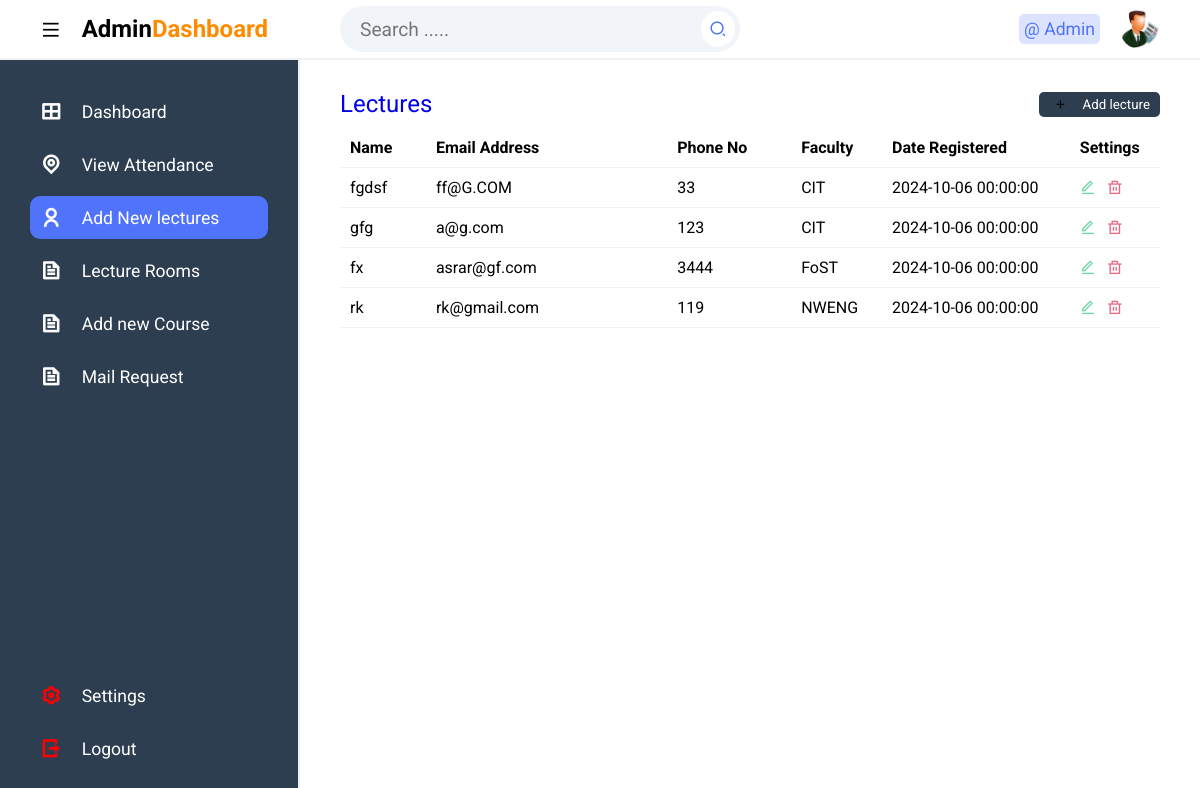
/public/Admin/add_Lecture.php (signed in), run on the app's committed database.
### tables this page shows
CREATE TABLE `tbllecture` (
  `Id` int(11) NOT NULL,
  `firstName` varchar(255) NOT NULL,
  `lastName` varchar(255) NOT NULL,
  `emailAddress` varchar(255) NOT NULL,
  `password` varchar(255) NOT NULL,
  `phoneNo` varchar(50) NOT NULL,
  `facultyCode` varchar(50) NOT NULL,
  `dateCreated` datetime DEFAULT current_timestamp(),
  `photo` varchar(255) NOT NULL
);

### public/Admin/add_Lecture.php (the view, shortened to what this page needs)
<?php
include '../includes/dbcon.php';
?>
<!DOCTYPE html>
<html lang="en">
<head>
   <link rel="stylesheet" href="css/styles.css">
  <link rel="stylesheet" href="https://cdnjs.cloudflare.com/ajax/libs/font-awesome/6.5.1/css/all.min.css">
  <link href="https://cdnjs.cloudflare.com/ajax/libs/remixicon/4.2.0/remixicon.css" rel="stylesheet">
</head>
<body>
<?php include "Includes/topbar.php";?>
  <section class=main>
      <?php include "Includes/sidebar.php";?>
   <div class="main--content">
   <div class="table-containerx">
            <a href="#add-form" style="text-decoration:none;"> <div class="title" id="addLecture">
                    <h2 class="section--title">Lectures</h2>
                    <button class="add"><i class="ri-add-line"></i>Add lecture</button>
                </div>
            </a>
                <div class="table">
                    <table>
                        <thead>
                            <tr>
                                <th>Name</th>
                                <th>Email Address</th>
                                <th>Phone No</th>
                                <th>Faculty</th>
                                <th>Date Registered</th>
                                <th>Settings</th>
                            </tr>
                        </thead>
                        <tbody>
                            <tr>
                        <?php
                        $sql = "SELECT * FROM tbllecture ORDER BY dateCreated";
                        $result = $conn->query($sql);
                        if ($result->num_rows > 0) {
                        while ($row = $result->fetch_assoc()) {
                            echo "<tr>";
                            echo "<td>" . $row["firstName"] . "</td>";
                            echo "<td>" . $row["emailAddress"] . "</td>";
                            echo "<td>" . $row["phoneNo"] . "</td>";
                            echo "<td>" . $row["facultyCode"] . "</td>";
                            echo "<td>" . $row["dateCreated"] . "</td>";
                            echo "<td><span><i class='ri-edit-line edit'></i><i class='ri-delete-bin-line delete'></i></span></td>";
                            echo "</tr>";
                        }
                    } else {
                        echo "<tr><td colspan='6'>No records found</td></tr>";
                    }
                    ?>
                        </tbody>
                    </table>
                </div>
            </div>
 </section>
</body>
</html>

### public/Admin/includes/topbar.php (shortened to what this page needs)
<?php
$fullName = "";
if (isset($_SESSION['userId'])) {
    $userId = $conn->real_escape_string($_SESSION['userId']);
    $query = "SELECT * FROM tbladmin WHERE Id = $userId";
    $rs = $conn->query($query);
    if ($rs) {
        $num = $rs->num_rows;
        if ($num > 0) {
            $row = $rs->fetch_assoc();
            $fullName = $row['firstName'] . " " . $row['lastName'];
                } else {
            echo "Admin not found";
        }
    } else {
        echo "Error: " . $conn->error;
    }
} else {
 header('location: ../login.php');
}
?>
<section class="header">
    <div class="logo">
        <i class="ri-menu-line icon icon-0 menu"></i>
        <h2>Admin<span>Dashboard</span></h2>
    </div>
    <div class="search--notification--profile">
        <div id="searchInput" class="search">
            <input type="text" id="searchText" placeholder="Search .....">
            <button onclick="searchItems()"><i class="ri-search-2-line"></i></button>
        </div>
        <div class="notification--profile">
            <div class="picon lock">
                @ <?php echo $fullName; ?>
            </div>
            <div class="picon profile">
                <img src="img/user.png" alt="">
            </div>
        </div>
    </div>
</section>

### public/Admin/css/styles.css (style rules this page uses)
* { margin: 0; padding: 0; box-sizing: border-box; font-family: 'Roboto', sans-serif; }
body { position: relative; width: 100%; }
.header { height: 60px; width: 100%; display: flex; align-items: center; border-bottom: 2px solid #f1f1f1; }
.logo { display: flex; align-items: center; width: 300px; padding-left: 40px; }
.logo span { color: darkorange; }
.search--notification--profile { display: flex; align-items: center; justify-content: space-between; width: calc(100% - 300px); padding: 0 40px; }
.search { background-color: #f1f4f8; border-radius: 50px; width: 400px; padding: 5px; display: flex; align-items: center; justify-content: space-between; }
.search input { background-color: transparent; outline: none; border: none; text-indent: 15px; width: 85%; font-size:1.2em; }
.search button { outline: none; border: none; border-radius: 50%; background-color: #fff; padding: 8px; display: flex; align-items: center; justify-content: center; }
.search button i { font-size: 1.1rem; color: #5073fb; }
.notification--profile { display: flex; align-items: center; }
.picon { margin-left: 20px; font-size: 1.1rem; padding: 5px; border-radius: 5px; }
.lock { color: #5073fb; background-color: rgba(80, 115, 251, .2); }
.profile { position: relative; width: 40px; height: 40px; border-radius: 50%; overflow: hidden; }
img { position: absolute; top: 0; left: 0; width: 100%; height: 100%; object-fit: cover; }
.main { position: relative; width: 100%; min-height: calc(100vh - 60px); }
a { text-decoration: none; }
.icon { position: relative; display: flex; align-items: center; justify-content: center; margin-right: 20px; font-size: 1.3rem; }
thead { position:sticky; top:0; background-color:white; padding:20px; }
.main--content { position: absolute; top: 0; right: 0; height: 100%; width: calc(100% - 300px); padding: 0 40px; transition: .3s; }
.title { display: flex; align-items: center; justify-content: space-between; margin-bottom: 10px; margin-top: 30px; }
.section--title { font-weight: 400; }
.add { align-items: center; padding: 5px 10px; outline: none; border: none; background-color: #2c3e50; color: #fff; border-radius: 5px; cursor: pointer; transition: .3s; }
.add i { margin-right: 10px; padding: 5px; background-color: #2c3e50; border-radius: 50%; color: #000; }
.table-containerx { margin-bottom: 20px; }
.table { height: 200px; overflow-y: scroll; }
table { width: 100%; text-align: left; border-collapse: collapse; }
tr { border-bottom: 1px solid #f1f1f1; }
td, th { padding-block: 10px; padding:10px; }
.edit { color: #70d7a5; margin-right: 10px; }
.delete { color: #e86786; }

### data on the page
tbllecture: firstName "fgdsf", emailAddress "ff@G.COM", phoneNo "33", facultyCode "CIT", dateCreated "2024-10-06 00:00:00"
tbllecture: firstName "gfg", emailAddress "a@g.com", phoneNo "123", facultyCode "CIT", dateCreated "2024-10-06 00:00:00"
tbllecture: firstName "fx", emailAddress "asrar@gf.com", phoneNo "3444", facultyCode "FoST", dateCreated "2024-10-06 00:00:00"
tbllecture: firstName "rk", emailAddress "rk@gmail.com", phoneNo "119", facultyCode "NWENG", dateCreated "2024-10-06 00:00:00"

### other printed values
$fullName "Admin"
